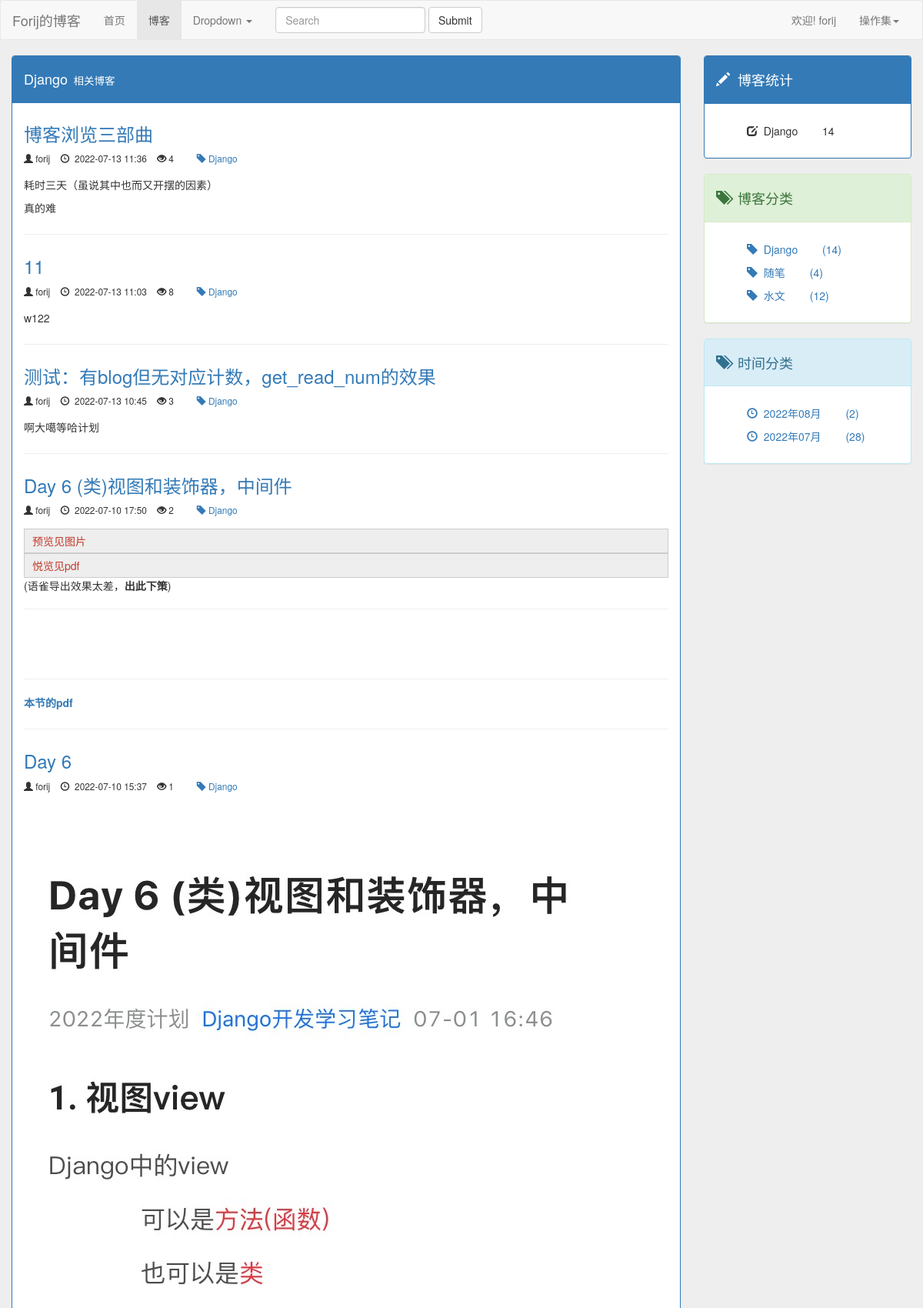
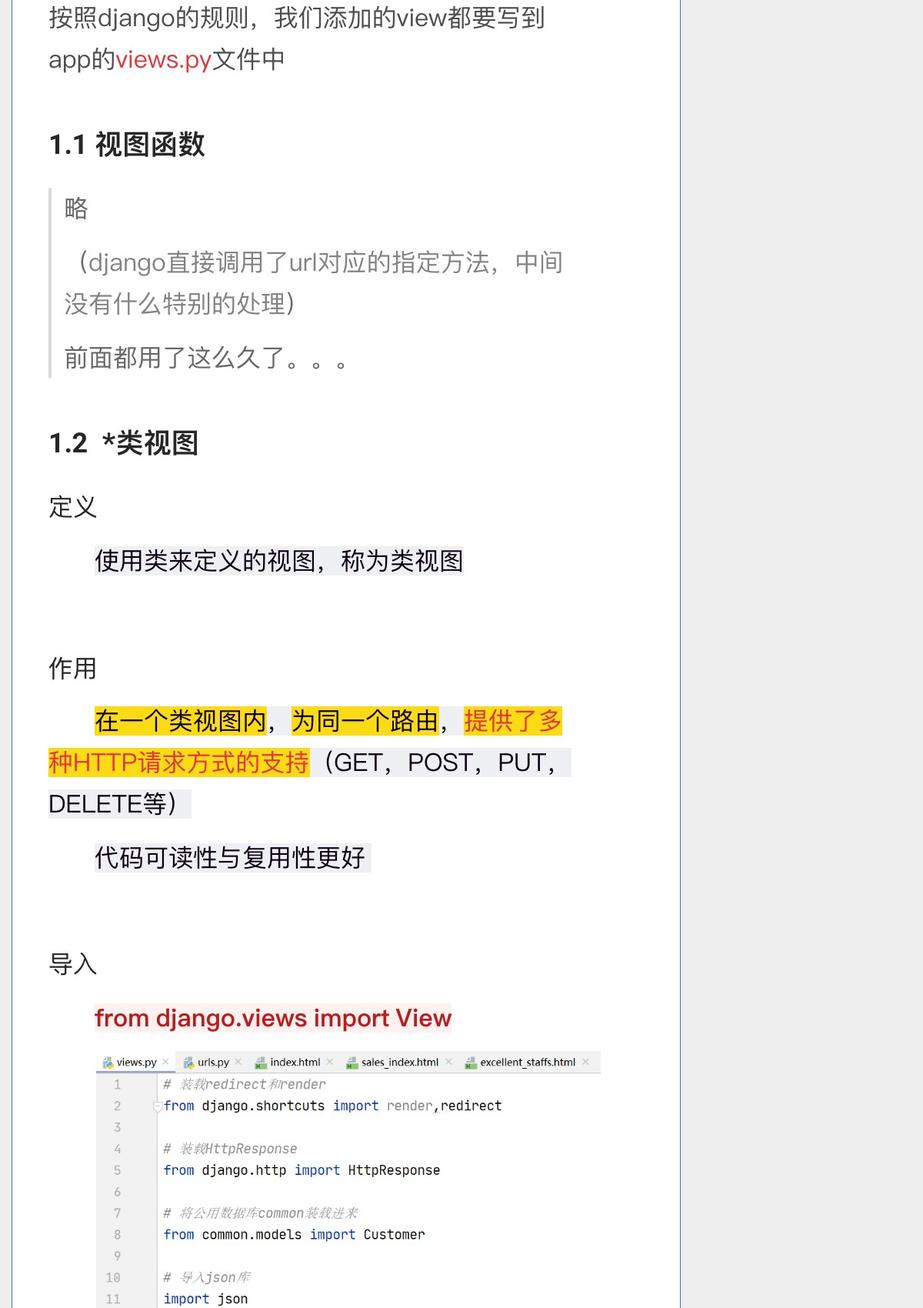
Screenshot of /blog/relevant/1 (signed in, upper part) with the database file from the repository (2 pictures, top to bottom).
### blog/models.py (models this page shows, shortened)
class BlogType(models.Model):
    type_name = models.CharField(max_length=15)
    def __str__(self):
        return self.type_name

class Blog(models.Model,ReadNumExpand):
    title = models.CharField(max_length=50)
    blog_type = models.ForeignKey(BlogType ,on_delete=models.DO_NOTHING)
    content = RichTextUploadingField()
    author = models.ForeignKey(User ,on_delete=models.DO_NOTHING)
    created_time = models.DateTimeField(auto_now_add=True)
    last_updated_time = models.DateTimeField(auto_now=True)
    class Meta:
        ordering = ['-created_time']

### read_count/models.py (models this page shows)
class ReadNum(models.Model):
    read_num = models.IntegerField(default=0)
    content_type = models.ForeignKey(ContentType, on_delete=models.DO_NOTHING)
    object_id = models.PositiveIntegerField()
    content_object = GenericForeignKey('content_type', 'object_id')

### blog/views.py (the view)
# urls.py: path('relevant/<int:blog_type_id>',views.blog_with_type,name = "blog_relevant"),
def blog_with_type(request,blog_type_id):
    blog_type = get_object_or_404(BlogType, id=blog_type_id)
    blogs = Blog.objects.filter(blog_type=blog_type)            # 获取需要的博文们blogs
    context = get_blog_list_common(request,blogs)
    context['blogs_with_type'] = blog_type                            # 分类类型    传到模板后，主要用于标识一些内容
    return render(request,'blog/blog_with_type.html', context)

### read_count/models.py (called while the page is built)
    def get_read_num(self):
        try:
            blog_obj = ContentType.objects.get_for_model(self)
            readNum_obj = ReadNum.objects.get(content_type=blog_obj,object_id=self.id)
        except exceptions.ObjectDoesNotExist:# 查询，结果不存在该博文计数信息,给该博文创建计数信息，默认值为0
            readNum_obj = ReadNum.objects.create(content_type=blog_obj,object_id=self.id)
        return readNum_obj.read_num

### templates/blog/blog_with_type.html (shortened to what this page needs)
{% extends 'blog/blog_list.html' %}
{% block blog_type %}
{{ blogs_with_type }}<small style="color: white;">&nbsp;&nbsp;相关博客</small>
{% endblock %}
{% block blog_number_totle %}
    {{ blogs_with_type }}
{% endblock %}

### templates/blog/blog_list.html (shortened to what this page needs)
{% extends 'base.html' %}
{% load staticfiles %}
{% block head_extends %}
    <link rel="stylesheet" href="{% static 'css/blog.css' %}">
{% endblock %}
{% block nav_blog_active %}active{% endblock %}
{% block content %}
    <div class="row">
        <div class="col-xs-12 col-sm-8 col-md-9 col-lg-9">
            <div class="panel panel-primary">
                <div class="panel-heading">
                    <h4>
                        {% block blog_type %}{% endblock %}
                    </h4>
                </div>
                <div class="panel-body">
                    {% for blog in page_of_blogs.object_list %}
                        <div class="blog">
                            <h3>
                                <a href="{% url 'blog:blog_detail' blog.id %}">
                                    {{ blog.title }}
                                </a>
                            </h3>
                            <small>
                                <div class="blog_info">
                                <span class="glyphicon glyphicon-user" aria-hidden="true"></span>&nbsp;{{ blog.author }}&nbsp;&nbsp;&nbsp;
                                <span class="glyphicon glyphicon-time" aria-hidden="true"></span>&nbsp{{ blog.created_time|date:" Y-m-d H:i" }}&nbsp;&nbsp;&nbsp;
                                {% if blog.get_read_num %}
                                    <span class="glyphicon glyphicon-eye-open" aria-hidden="true"></span>&nbsp;{{ blog.get_read_num }}&nbsp;&nbsp;&nbsp;
                                {% else %}
                                    <span class="glyphicon glyphicon-eye-close" aria-hidden="true"></span>
                                {% endif %}&nbsp;&nbsp;&nbsp;&nbsp;
                                <a href="{% url 'blog:blog_relevant' blog.blog_type.id %}">
                                    <span class="glyphicon glyphicon-tag" aria-hidden="true"></span>&nbsp;{{ blog.blog_type }}
                                </a>&nbsp;&nbsp;&nbsp;
                                </div>
                            </small>
                            <p>{{ blog.content|safe|truncatechars_html:100 }}</p>
                        </div>
                    {% empty %}
                        <div class="blog">
                            <h3>尚无文章，敬请期待</h3>
                        </div>
                    {% endfor %}
                </div>
            </div>
        </div>
        <div class="hidden-xs col-sm-4 col-md-3 col-lg-3">
            <div class="panel panel-primary">
                <div class="panel-heading">
                    <h4><span class="glyphicon glyphicon-pencil" aria-hidden="true"></span>&nbsp;&nbsp;博客统计</h4>
                </div>
                <div class="panel-body">
                    <ul class="blog_type">
                            <li>
                                    <span class="glyphicon glyphicon-edit" aria-hidden="true"></span>&nbsp;
                                    {% block blog_number_totle %}{% endblock %}
                                <span style="margin-left: 2em">{{ page_of_blogs.paginator.count }}</span>
                            </li>
                    </ul>
                </div>
            </div>
            <div class="panel panel-success">
                <div class="panel-heading">
                    <h4><span class="glyphicon glyphicon-tags" aria-hidden="true"></span>&nbsp;&nbsp;博客分类</h4>
                </div>
                <div class="panel-body">
                    <ul class="blog_type">
                        {% for blog_type in blog_types %}
                            <li>
                                <a href="{% url 'blog:blog_relevant' blog_type.id %}">
                                    <span class="glyphicon glyphicon-tag" aria-hidden="true"></span>&nbsp;
                                    {{ blog_type.type_name }}
                                    <span style="margin-left: 2em">({{ blog_type.blog_count }})</span>
                                </a>
                            </li>
                        {% empty %}
                            <li>暂无博客分类</li>
                        {% endfor %}
                    </ul>
                </div>
            </div>
            <div class="panel panel-info">
                <div class="panel-heading">
                    <h4><span class="glyphicon glyphicon-tags" aria-hidden="true"></span>&nbsp;&nbsp;时间分类</h4>
                </div>
                <div class="panel-body">
                    <ul class="blog_type">
                        {% for blog_date,blog_count in blog_dates.items %}
                            <li>
                                <a href="{% url 'blog:blog_date' blog_date.year blog_date.month %}">
                                    <span class="glyphicon glyphicon-time" aria-hidden="true"></span>&nbsp;
                                    {{ blog_date|date:" Y年m月" }}
                                    <span style="margin-left: 2em">({{ blog_count }})</span>
                                </a>
                            </li>
                        {% empty %}
                            <li>暂无博客分类</li>
                        {% endfor %}
                    </ul>
                </div>
            </div>
        </div>
    </div>
{% endblock %}

### templates/base.html (shortened to what this page needs)
{% load staticfiles %}
<!DOCTYPE html>
<html lang="zh-CN">
<head>
    <link rel="stylesheet" href="https://stackpath.bootstrapcdn.com/bootstrap/3.4.1/css/bootstrap.min.css">
    <link rel="stylesheet" href="{% static 'css/base.css' %}">
    {% block head_extends %}{% endblock %}
</head>
<body>
<nav class="navbar navbar-default">
  <div class="container-fluid">
    <div class="navbar-header">
      <a class="navbar-brand" href="{% url 'home' %}">Forij的博客</a>
    </div>
    <div class="collapse navbar-collapse" id="bs-example-navbar-collapse-1">
      <ul class="nav navbar-nav">
        <li class="{% block nav_index_active %}{% endblock %}"><a href="/">首页 </a></li>
        <li class="{% block nav_blog_active %}{% endblock %}"><a href="{% url 'blog:blog_list' %}">博客</a></li>
        <li class="dropdown">
          <a href="#" class="dropdown-toggle" data-toggle="dropdown" role="button" aria-haspopup="true" aria-expanded="false">Dropdown <span class="caret"></span></a>
        </li>
      </ul>
      <form class="navbar-form navbar-left">
        <div class="form-group">
          <input type="text" class="form-control" placeholder="Search">
        </div>
        <button type="submit" class="btn btn-default">Submit</button>
      </form>
      <ul class="nav navbar-nav navbar-right" id="auth">
          {% if user.is_authenticated %}
              <li><a>欢迎!  {{ user.username }}</a></li>
              <li class="dropdown">
                  <a href="#" class="dropdown-toggle" data-toggle="dropdown" role="button" aria-haspopup="true" aria-expanded="false">操作集<span class="caret"></span></a>
              </li>
          {% else %}
              <li><a href="/user_auth/login/">登录</a></li>
              <li><a href="/user_auth/register/">注册</a></li>
          {% endif %}
      </ul>
    </div>
  </div>
</nav>
<div class="container-fluid">
    {% block content %}
    {% endblock %}
</div>
</body>
</html>

### static/css/base.css (style rules this page uses)
body { background-color: #eee; }
ul { list-style-type: none; }

### static/css/blog.css (style rules this page uses)
.blog_type li { margin-top: 10px; }
.blog:not(:last-child) { margin-bottom: 2em; padding-bottom: 1em; border-bottom: 1px solid #eee; }
.blog h3 { margin-top: 0.5em; }
.blog_info { padding-bottom: 6px; }

### rows the page displays
BlogType: type_name "Django", blog_count "14"
Blog: title "博客浏览三部曲", author "forij", created_time "2022-07-13 11:36", get_read_num "4", blog_type "Django", content "耗时三天（虽说其中也而又开摆的因素） 真的难"
Blog: title "11", author "forij", created_time "2022-07-13 11:03", get_read_num "8", blog_type "Django", content "w122"
Blog: title "测试：有blog但无对应计数，get_read_num的效果", author "forij", created_time "2022-07-13 10:45", get_read_num "3", blog_type "Django", content "啊大噶等哈计划"
Blog: title "Day 6 (类)视图和装饰器，中间件", author "forij", created_time "2022-07-10 17:50", get_read_num "2", blog_type "Django", content "预览见图片 悦览见pdf (语雀导出效果太差， 出此下策 ) 本节的pdf"
Blog: title "Day 6", author "forij", created_time "2022-07-10 15:37", get_read_num "1", blog_type "Django", content (picture)
BlogType: type_name "随笔", blog_count "4"
BlogType: type_name "水文", blog_count "12"

### other values shown
{{ user.username }} "forij"
{{ page_of_blogs.paginator.count }} "14"
{{ blog_date|date:" Y年m月" }} "2022年08月" "2022年07月"
{{ blog_count }} "2" "28"
